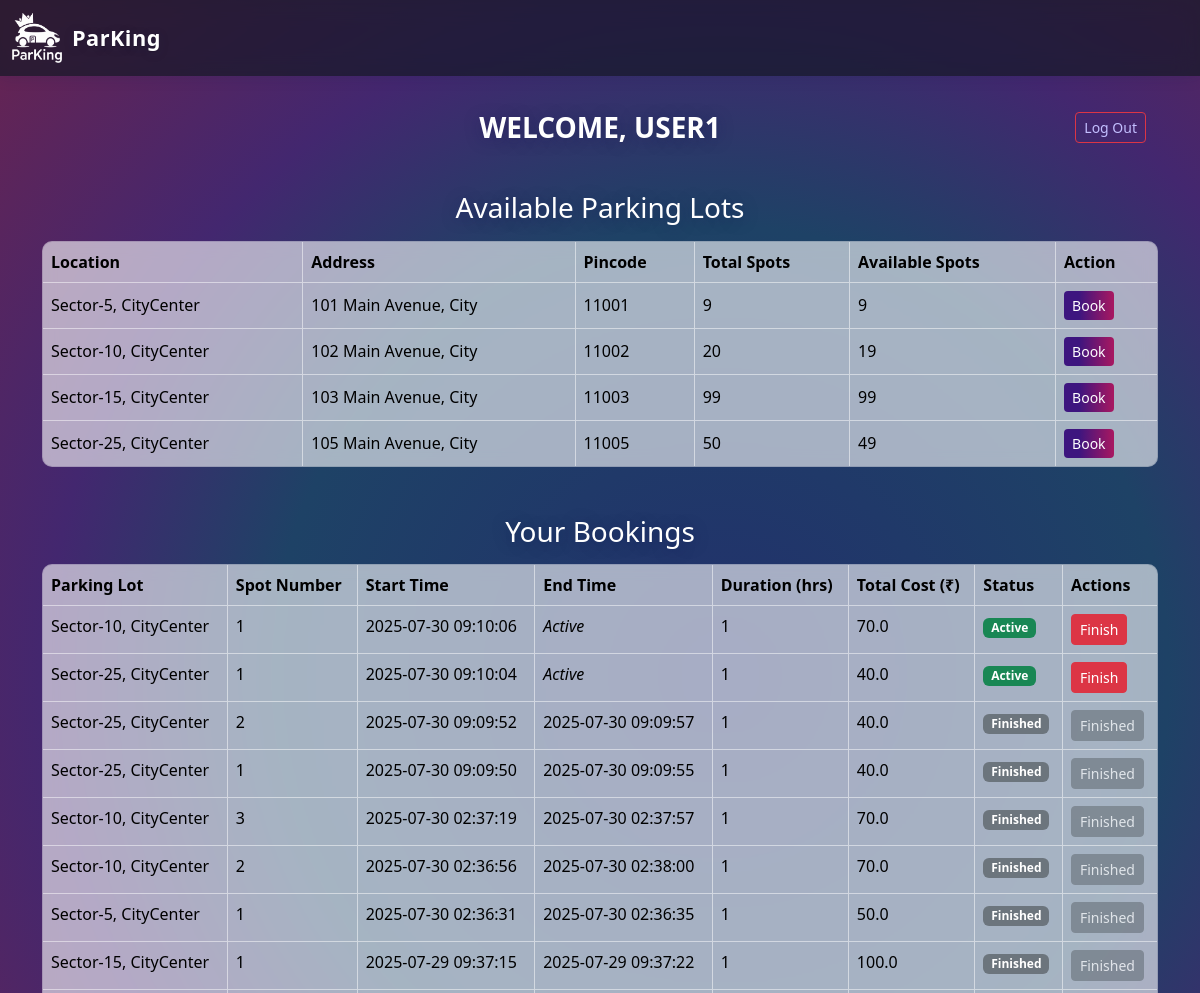
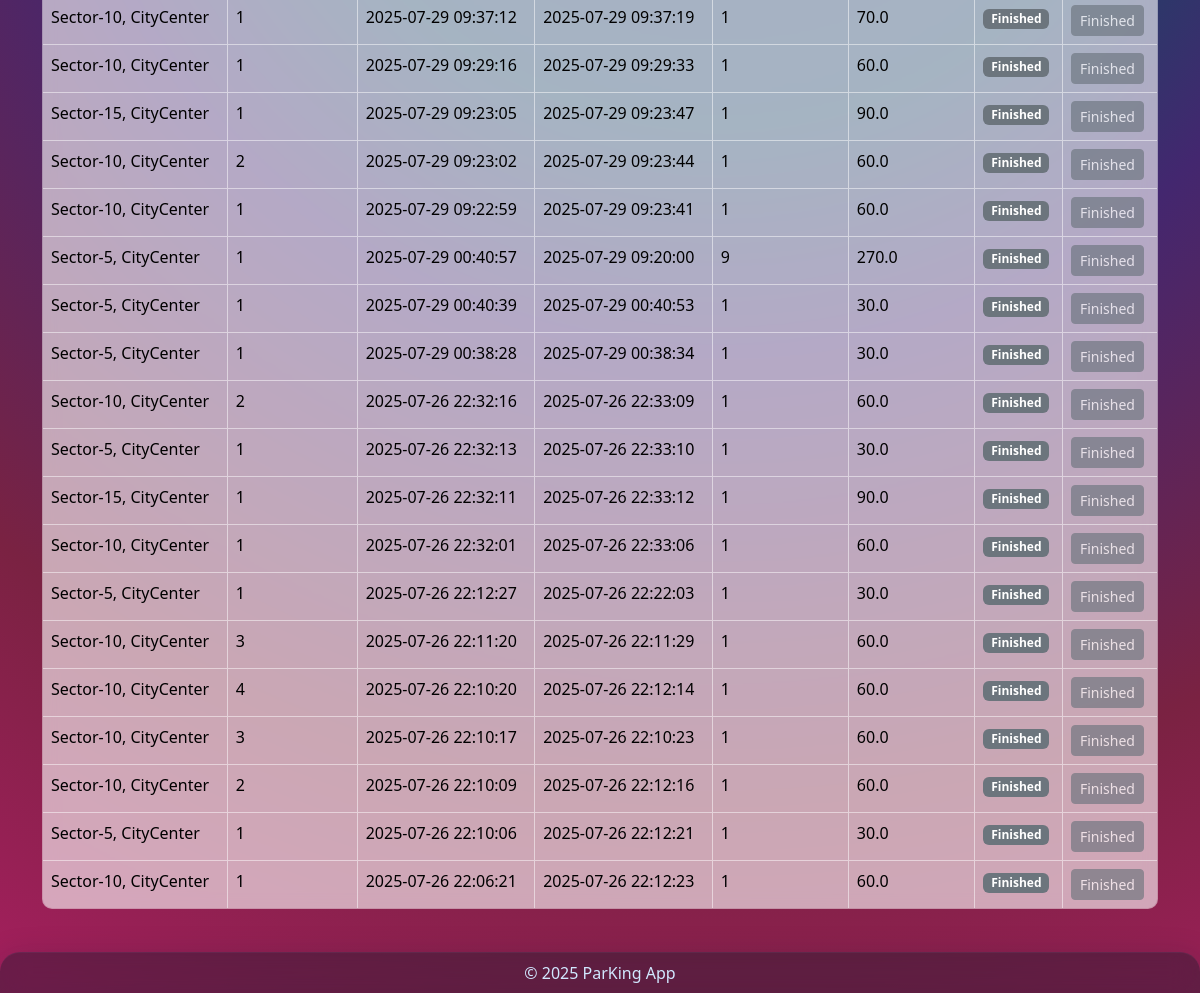
/user_dashboard (signed in), run on the app's committed database (2 pictures, top to bottom).
### controllers/database.py (models this page shows)
class User(db.Model):
    id = db.Column(db.Integer, primary_key=True)
    username = db.Column(db.String(80), unique=True, nullable=False)
    password = db.Column(db.String(120), nullable=False)
    current_booking_id = db.Column(db.Integer, nullable=False, default=0)
    reservations = db.relationship('Reservation', backref='user', cascade='all, delete-orphan', lazy=True)

class ParkingLot(db.Model):
    id = db.Column(db.Integer, primary_key=True)
    location = db.Column(db.String(120), nullable=False)
    prices = db.Column(db.Float, nullable=False)
    address = db.Column(db.String(200), nullable=False)
    pincode = db.Column(db.String(10), nullable=False)
    max_spots = db.Column(db.Integer, nullable=False)
    spots = db.relationship('ParkingSpot', backref='parking_lot', cascade='all, delete-orphan', lazy=True)

class ParkingSpot(db.Model):
    id = db.Column(db.Integer, primary_key=True)
    lot_id = db.Column(db.Integer, db.ForeignKey('parking_lot.id'), nullable=False)
    spot_number = db.Column(db.Integer, nullable=False)
    status = db.Column(db.String(1), nullable=False, default='A')
    reservations = db.relationship('Reservation', backref='spot', cascade='all, delete-orphan', lazy=True)

class Reservation(db.Model):
    id = db.Column(db.Integer, primary_key=True)
    user_id = db.Column(db.Integer, db.ForeignKey('user.id'), nullable=False)
    spot_id = db.Column(db.Integer, db.ForeignKey('parking_spot.id'), nullable=False)
    start_time = db.Column(db.DateTime, default=datetime.utcnow, nullable=False)
    end_time = db.Column(db.DateTime, nullable=True)
    cost = db.Column(db.Float, nullable=False)

### app.py (the view)
@app.route('/user_dashboard')
def user_dashboard():
    user_id = session.get('user_id')
    if not user_id:
        flash("Please log in to view the dashboard.", "danger")
        return redirect(url_for("login"))
    user = User.query.get(user_id)
    lots = ParkingLot.query.all()
    bookings = Reservation.query.filter_by(user_id=user_id).order_by(Reservation.start_time.desc()).all()
    bookings_data = []
    now = datetime.utcnow()
    for booking in bookings:
        start = booking.start_time
        end = booking.end_time or now
        duration_seconds = (end - start).total_seconds()
        duration_hours = max(1, ceil(duration_seconds / 3600))
        total_cost = duration_hours * booking.cost
        bookings_data.append({
            'booking': booking,
            'duration_hours': duration_hours,
            'total_cost': total_cost,
        })
    return render_template(
        "user_dashboard.html",
        user=user,
        lots=lots,
        bookings=bookings_data,
        now=now
    )

### templates/user_dashboard.html (shortened to what this page needs)
{% extends "layout.html" %}
{% block content %}
<div class="container py-4">
  <div class="d-flex justify-content-between align-items-center mb-4 position-relative">
    <h2 class="m-0 position-absolute top-50 start-50 translate-middle text-center"
        style="color:black; font-weight:700; font-size:1.75rem; text-transform: uppercase;">
       Welcome, {{ user.username }}
    </h2>
    <a href="{{ url_for('logout') }}" class="btn btn-outline-danger btn-sm ms-auto">Log Out</a>
  </div>
</div>
    <h4 class="mb-3 text-center" style="color:black; font-weight: 500; font-size: 1.75rem;">
      Available Parking Lots
    </h4>
  <table class="table table-bordered table-hover align-middle frosted-table">
    <thread>
      <tr>
        <th>Location</th>
        <th>Address</th>
        <th>Pincode</th>
        <th>Total Spots</th>
        <th>Available Spots</th>
        <th>Action</th>
      </tr>
    <tbody>
      {% for lot in lots %}
      <tr>
        <td>{{ lot.location }}</td>
        <td>{{ lot.address }}</td>
        <td>{{ lot.pincode }}</td>
        <td>{{ lot.spots|length }}</td>
        <td>{{ lot.spots|selectattr('status','equalto','A')|list|length }}</td>
        <td>
          {% if lot.spots|selectattr('status','equalto','A')|list|length > 0 %}
            <a href="{{ url_for('book_lot', lot_id=lot.id) }}" class="btn btn-primary btn-sm">Book</a>
          {% else %}
            <button class="btn btn-secondary btn-sm" disabled>Full</button>
          {% endif %}
        </td>
      </tr>
      {% endfor %}
    </tbody>
  </table>
    <h4 class="mt-5 mb-3 text-center" style="color:black; font-weight: 500; font-size: 1.75rem;">Your Bookings</h4>
  {% if bookings %}
    <table class="table table-bordered mb-4 frosted-table">
      <thead>
        <tr>
          <th>Parking Lot</th>
          <th>Spot Number</th>
          <th>Start Time</th>
          <th>End Time</th>
          <th>Duration (hrs)</th>
          <th>Total Cost (₹)</th>
          <th>Status</th>
          <th>Actions</th>
        </tr>
      </thead>
      <tbody>
      {% for item in bookings %}
        {% set booking = item.booking %}
        <tr>
          <td>{{ booking.spot.parking_lot.location }}</td>
          <td>{{ booking.spot.spot_number }}</td>
          <td>{{ booking.start_time.strftime("%Y-%m-%d %H:%M:%S") }}</td>
          <td>
            {% if booking.end_time %}
              {{ booking.end_time.strftime("%Y-%m-%d %H:%M:%S") }}
            {% else %}
              <em>Active</em>
            {% endif %}
          </td>
          <td>{{ item.duration_hours }}</td>
          <td>{{ item.total_cost }}</td>
          <td>
            {% if booking.end_time is none %}
              <span class="badge bg-success">Active</span>
            {% else %}
              <span class="badge bg-secondary">Finished</span>
            {% endif %}
          </td>
          <td>
            {% if booking.end_time is none %}
              <form action="{{ url_for('finish_parking', booking_id=booking.id) }}" method="post" style="display:inline;" onsubmit="return confirm('Finish parking and release spot?');">
                <button type="submit" class="btn btn-danger btn-sm">Finish</button>
              </form>
            {% else %}
              <button class="btn btn-secondary btn-sm" disabled>Finished</button>
            {% endif %}
          </td>
        </tr>
      {% endfor %}
      </tbody>
    </table>
  {% else %}
    <div class="alert alert-secondary text-center">
      You have no bookings yet.
    </div>
  {% endif %}
{% endblock %}

### static/css/style.css (style rules this page uses)
body { background: radial-gradient( circle at 60% 34%, #22306c 0%, #1e4266 30%, #43276f 45%, #7a2242 75%, #a51f5e 100% ), #0a1036; color: #fff; font-family: 'Segoe UI', 'Roboto', Arial, sans-serif; min-height: 100vh; padding-top: 64px; padding-bottom: 60px; }
p, .home-lead, .lead, li, span, div:not(.card):not(.glass-footer):not(.glass-header) { color: #fff !important; }
h1, h2, h3, h4, h5, h6 { color: #fff !important; text-shadow: 0 2px 16px rgba(20, 20, 80, 0.36); }
.btn-primary { background: linear-gradient(90deg, #3d157f 30%, #a91860 100%); border: none; color: #fff !important; }
a, .btn-link { color: #c3bfff !important; }

### templates/user_dashboard.html (style rules this page uses)
.frosted-table { background: rgba(255, 255, 255, 0.5); backdrop-filter: blur(8px); -webkit-backdrop-filter: blur(8px); border: 1px solid rgba(255, 255, 255, 0.5); border-radius: 10px; overflow: hidden; }
.frosted-table th, .frosted-table td { background: rgba(255, 255, 255, 0.2); color: #000; }

### data on the page
User: username "USER1"
ParkingLot: location "Sector-5, CityCenter", address "101 Main Avenue, City", pincode "11001", spots|length "9", spots|selectattr "9", spot.parking_lot.location "Sector-5, CityCenter" "Sector-5, CityCenter" "Sector-5, CityCenter" "Sector-5, CityCenter" "Sector-5, CityCenter" "Sector-5, CityCenter" "Sector-5, CityCenter"
ParkingLot: location "Sector-10, CityCenter", address "102 Main Avenue, City", pincode "11002", spots|length "20", spots|selectattr "19", spot.parking_lot.location "Sector-10, CityCenter" "Sector-10, CityCenter" "Sector-10, CityCenter" "Sector-10, CityCenter" "Sector-10, CityCenter" "Sector-10, CityCenter" "Sector-10, CityCenter" "Sector-10, CityCenter" "Sector-10, CityCenter" "Sector-10, CityCenter" "Sector-10, CityCenter" "Sector-10, CityCenter" "Sector-10, CityCenter" "Sector-10, CityCenter"
ParkingLot: location "Sector-15, CityCenter", address "103 Main Avenue, City", pincode "11003", spots|length "99", spots|selectattr "99", spot.parking_lot.location "Sector-15, CityCenter" "Sector-15, CityCenter" "Sector-15, CityCenter"
ParkingLot: location "Sector-25, CityCenter", address "105 Main Avenue, City", pincode "11005", spots|length "50", spots|selectattr "49", spot.parking_lot.location "Sector-25, CityCenter" "Sector-25, CityCenter" "Sector-25, CityCenter"
ParkingSpot: spot.spot_number "1" "1" "1" "1" "1" "1"
Reservation: start_time "2025-07-30 09:10:06"
ParkingSpot: spot.spot_number "1" "1"
Reservation: start_time "2025-07-30 09:10:04"
ParkingSpot: spot.spot_number "2"
Reservation: start_time "2025-07-30 09:09:52", end_time "2025-07-30 09:09:57"
Reservation: start_time "2025-07-30 09:09:50", end_time "2025-07-30 09:09:55"
ParkingSpot: spot.spot_number "3" "3" "3"
Reservation: start_time "2025-07-30 02:37:19", end_time "2025-07-30 02:37:57"
ParkingSpot: spot.spot_number "2" "2" "2" "2"
Reservation: start_time "2025-07-30 02:36:56", end_time "2025-07-30 02:38:00"
ParkingSpot: spot.spot_number "1" "1" "1" "1" "1" "1" "1"
Reservation: start_time "2025-07-30 02:36:31", end_time "2025-07-30 02:36:35"
ParkingSpot: spot.spot_number "1" "1" "1"
Reservation: start_time "2025-07-29 09:37:15", end_time "2025-07-29 09:37:22"
Reservation: start_time "2025-07-29 09:37:12", end_time "2025-07-29 09:37:19"
Reservation: start_time "2025-07-29 09:29:16", end_time "2025-07-29 09:29:33"
Reservation: start_time "2025-07-29 09:23:05", end_time "2025-07-29 09:23:47"
Reservation: start_time "2025-07-29 09:23:02", end_time "2025-07-29 09:23:44"
Reservation: start_time "2025-07-29 09:22:59", end_time "2025-07-29 09:23:41"
Reservation: start_time "2025-07-29 00:40:57", end_time "2025-07-29 09:20:00"
Reservation: start_time "2025-07-29 00:40:39", end_time "2025-07-29 00:40:53"
Reservation: start_time "2025-07-29 00:38:28", end_time "2025-07-29 00:38:34"
Reservation: start_time "2025-07-26 22:32:16", end_time "2025-07-26 22:33:09"
Reservation: start_time "2025-07-26 22:32:13", end_time "2025-07-26 22:33:10"
Reservation: start_time "2025-07-26 22:32:11", end_time "2025-07-26 22:33:12"
Reservation: start_time "2025-07-26 22:32:01", end_time "2025-07-26 22:33:06"
Reservation: start_time "2025-07-26 22:12:27", end_time "2025-07-26 22:22:03"
Reservation: start_time "2025-07-26 22:11:20", end_time "2025-07-26 22:11:29"
ParkingSpot: spot.spot_number "4"
Reservation: start_time "2025-07-26 22:10:20", end_time "2025-07-26 22:12:14"
Reservation: start_time "2025-07-26 22:10:17", end_time "2025-07-26 22:10:23"
Reservation: start_time "2025-07-26 22:10:09", end_time "2025-07-26 22:12:16"
Reservation: start_time "2025-07-26 22:10:06", end_time "2025-07-26 22:12:21"
Reservation: start_time "2025-07-26 22:06:21", end_time "2025-07-26 22:12:23"

### other printed values
{{ item.duration_hours }} "1" "1" "1" "1" "1" "1" "1" "1" "1" "1" "1" "1" "1" "9" "1" "1" "1" "1" "1" "1" "1" "1" "1" "1" "1" "1" "1"
{{ item.total_cost }} "70.0" "40.0" "40.0" "40.0" "70.0" "70.0" "50.0" "100.0" "70.0" "60.0" "90.0" "60.0" "60.0" "270.0" "30.0" "30.0" "60.0" "30.0" "90.0" "60.0" "30.0" "60.0" "60.0" "60.0" "60.0" "30.0" "60.0"
